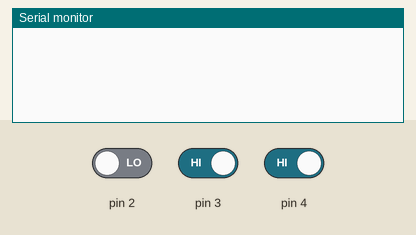
Simulated run of this sketch. Board: Arduino Uno, built with avr-gcc and run on an emulated ATmega328P. Parts: the last lines printed to the serial monitor. The inputs (shaded band) are chosen by the test bench; at power-on: pin 2 LOW, pin 3 HIGH, pin 4 HIGH.

Above: at 1.8 s.
1.9 s: pin 2 driven HIGH
At 2.4 s:
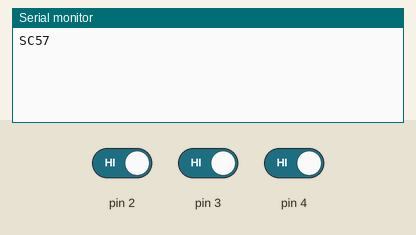
4.0 s: pin 3 driven LOW
At 4.4 s:
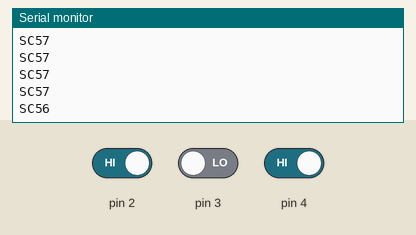
5.5 s: pin 4 driven LOW
At 5.9 s:
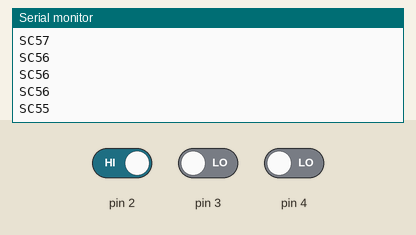
Timing chart, 0 to 8.5 s (numbered marks = the images above; inputs shaded):
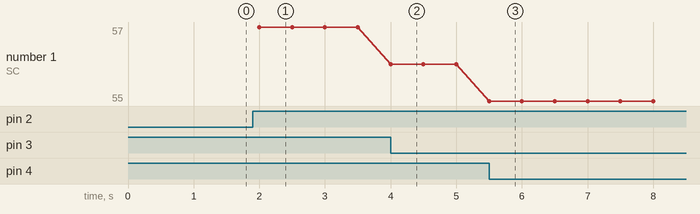

The sketch:

arduino_code.ino
```cpp
int sw1=1;
int sw2=1;
int sw3=1;

void setup(){
 pinMode(2, INPUT);
 pinMode(3, INPUT);
 pinMode(4, INPUT);
 Serial.begin(9600);
}

void loop(){
sw1=0;
//while (digitalRead(2)==0){
// sw1=1;
//}
if (digitalRead(2)==1){
  sw1=1;
}
//Serial.println (sw1);

//while (digitalRead(3)==0){
  //sw1=2;
//}
if (digitalRead(3)==0){
  sw1=2;
}

//Serial.println (sw1);
//while (digitalRead(4)==0){
//  sw1=3;
//}
if (digitalRead(4)==0){
  sw1=3;
}
//Serial.println (sw1);

switch (sw1){
  case 1:
    Serial.println ("SC57");
    break;
  case 2:
    Serial.println ("SC56");
    break;
  case 3:
    Serial.println ("SC55");
    break;

}


    delay(500);
}
```

Measured:
- after the input at 1.9 s, the serial monitor: prints a new line after 0.10 s (image 1)
- after the input at 4.0 s, the serial monitor: prints a new line at once (image 2)
- after the input at 5.5 s, the serial monitor: prints a new line at once (image 3)
- plotted number 1: 57 → 56 after the input at 4.0 s, 56 → 55 after the input at 5.5 s
